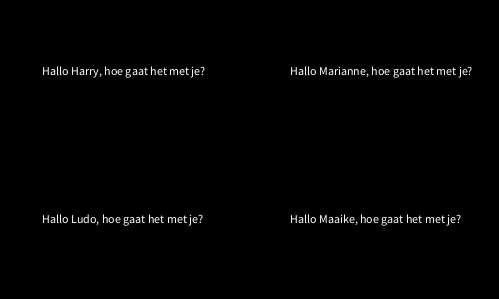
Frame 1 (no input)
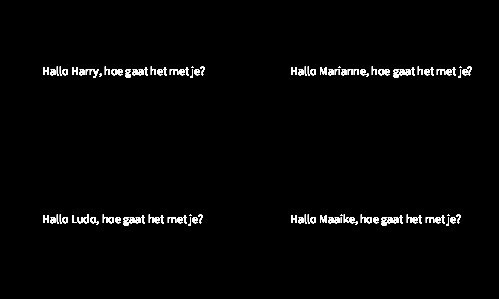
Frame 60 (the mouse pressed at the canvas centre just before this capture)
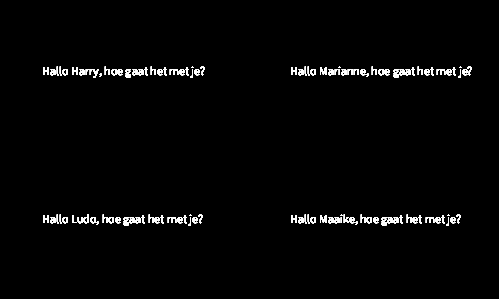
Frame 120 (the mouse held since frame 60 and released just before this capture)

The Processing sketch that drew these frames (run headless with seeded random() and noise(); from frame 60 on, the mouse is pressed at the canvas centre):

// Processing sketch: opgave_4_2
// ── opgave_4_2.pde
void setup(){
  size(499,299);
  background(0);
};

void draw(){
  zin("Harry",yTop(),xLeft());
  zin("Marianne",yTop(),xRight());
  zin("Ludo",yBottom(),xLeft());
  zin("Maaike",yBottom(),xRight());
};

void zin(String naam, float Y, float X){
    text("Hallo " + naam + ", hoe gaat het met je?",X,Y);  
};

int xLeft() {
  return (width/3)-(width/4);
};

int xRight(){
  return (width/3)+(width/4);
};

int yTop(){
  return (height/2)-(height/4);
};

int yBottom(){
  return (height/2)+(height/4);
};
